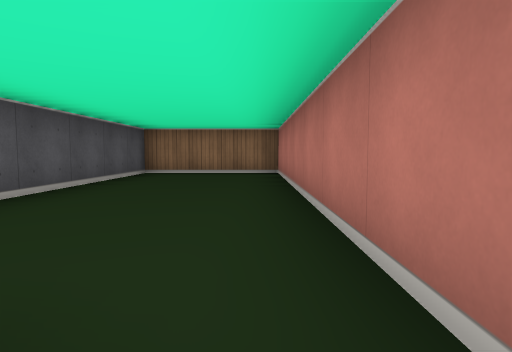
view 1 (above)

13 first-person views from a walk through a cub3D ray-caster map. The camera is about half as high as the walls, tilts 4° down and sees 75° across. The floor is counted in squares. Each view is taken from the middle of a square. On the plan, view 1 faces up. The plan holds only what a view shows up to about 9 squares ahead; the rest is blank.

view 2
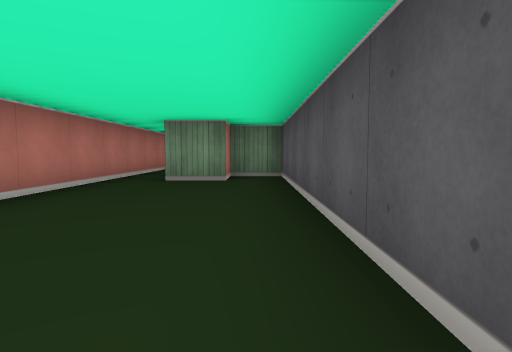

view 3
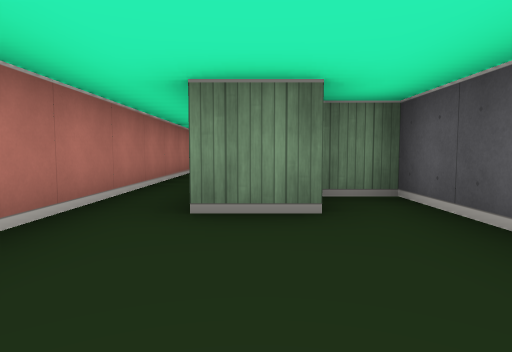

view 4
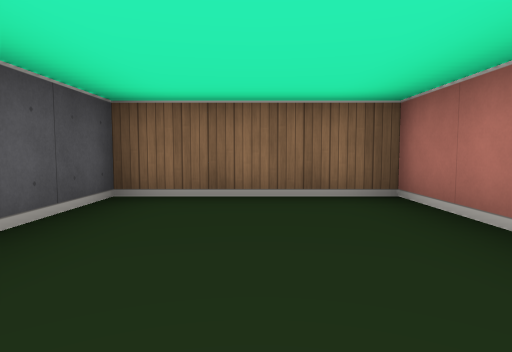

view 5
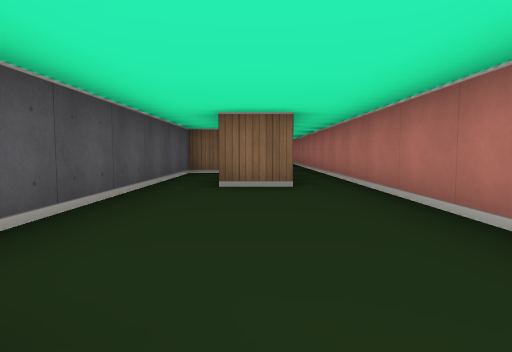

view 6
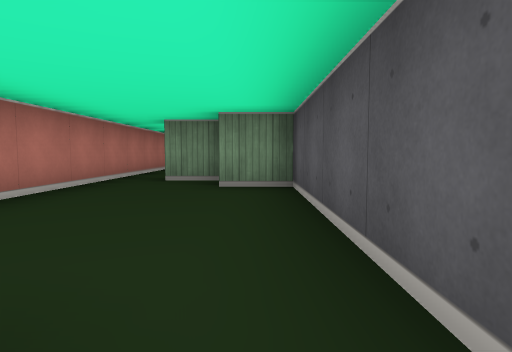

view 7
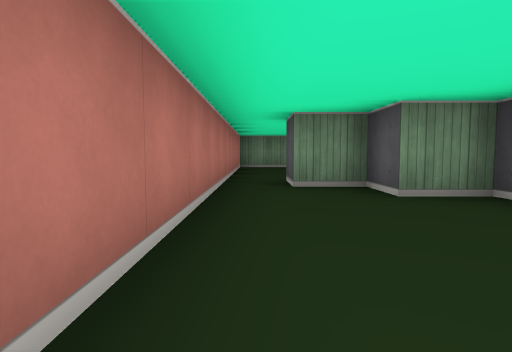

view 8
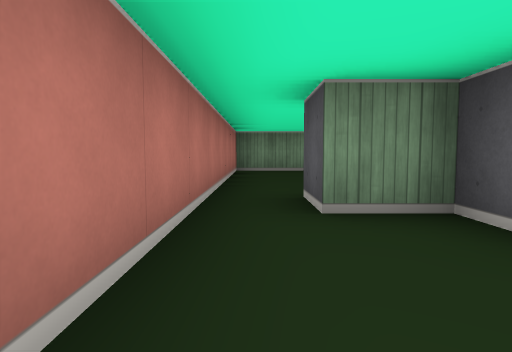

view 9
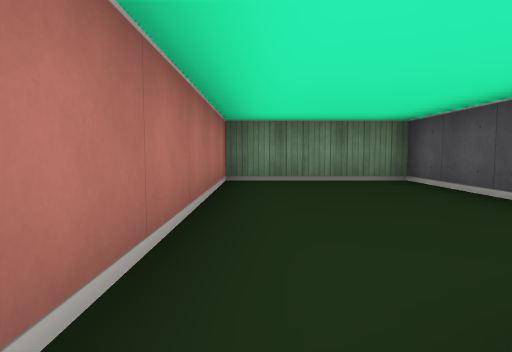

view 10
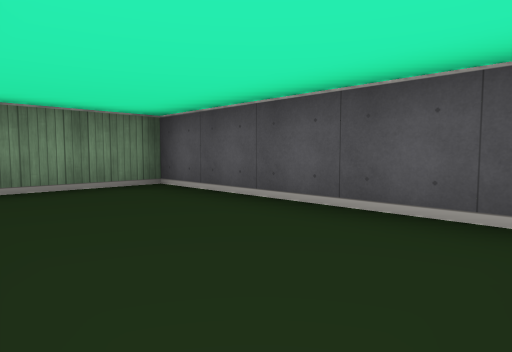

view 11
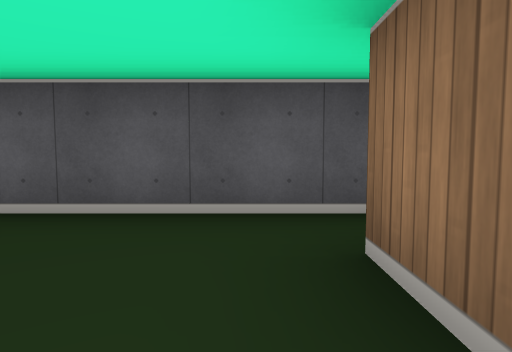

view 12
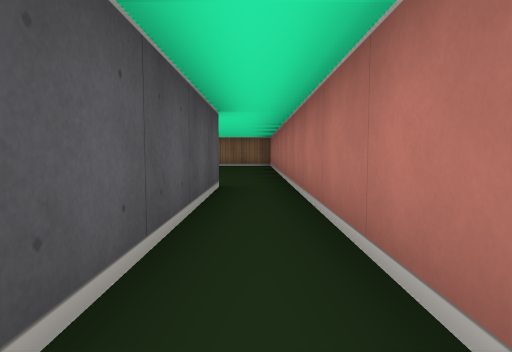

view 13
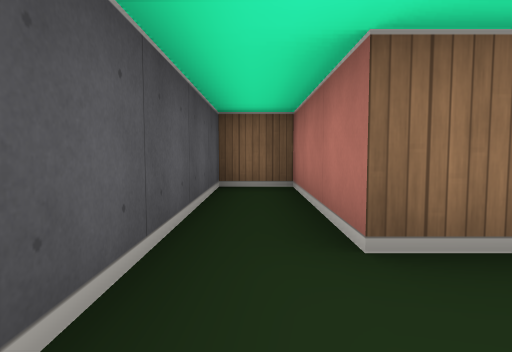

### Floor plan
Ten units are one square. View 1 is at (0, 0); x grows to the right and y downward. Boxes are objects, and circles mark ways between rooms. Rooms are numbered by the first view taken in them; rooms with no view inside come last. Other rooms are left out.
<svg viewBox="-30 -80 40 240">
<path fill="none" stroke="#000" d="M5 45 5 -75 -25 -75 -25 5 -15 5 -15 -5 -5 -5 -5 34M-4 45 -15 45 -15 15 -25 15 -25 85 -15 85 -15 95 -5 95 -5 105M5 105 5 45M-5 105 -15 105M-25 101 -25 155 5 155 5 105"/>
<circle cx="0" cy="40" r="3" fill="#2a7"/>
<circle cx="0" cy="100" r="3" fill="#2a7"/>
<text x="-10" y="-30">1</text>
<text x="-10" y="60">2</text>
<text x="-10" y="130">3</text>
</svg>
Room 1 opens to room 2. Room 2 opens to room 3.

Where each view was taken, in squares from view 1:
view 1: 0 up, 0 right, facing up
view 2: 6 up, 2 left, facing down
view 3: 3 up, 1 left, facing down
view 4: 4 up, 1 left, facing up
view 5: 9 down, 1 left, facing up
view 6: 4 down, 2 left, facing down
view 7: 5 down, 0 right, facing down
view 8: 7 down, 0 right, facing down
view 9: 10 down, 0 right, facing down
view 10: 11 down, 0 right, facing down-left
view 11: 11 down, 0 right, facing left
view 12: 4 down, 0 right, facing up
view 13: 6 down, 2 left, facing up
